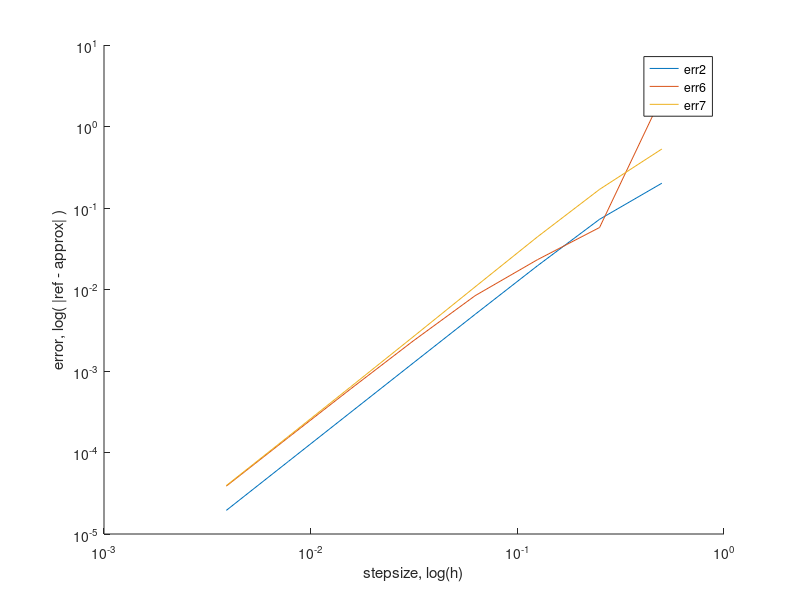

MATLAB code to generate this figure:
%% P2A U1b
clearvars, clc, close all

% Definera parametrar
x = 0.75;               % Utgångspunkt
k = 1:1:8;              % Faktor för steglängds multiplikation

% Definera funktioner
H     = @(k) 2.^(-k);                   % Steglängd 
U     = @(x) sin(exp(x));               % Funktion
Uprim = @(x) cos(exp(x)) * exp(x);      % Funktionens derivata

U2 = @(x, h) ( + 1*U(x+h)   - 1*U(x-h)              ) / (2*h); % Derivata approx (2)
U6 = @(x, h) ( - 1*U(x+2*h) + 4*U(x+h) - 3*U(x)     ) / (2*h); % Derivata approx (6)
U7 = @(x, h) ( + 3*U(x)     - 4*U(x-h) + 1*U(x-2*h) ) / (2*h); % Derivata approx (7)

% Allokera minne
err2 = zeros(1, length(k));
err6 = zeros(1, length(k));
err7 = zeros(1, length(k));

%% Genomförande
ref = Uprim(x);

for i = k
    % Hämta aktuell steglängd
    h = H(i);

    % Bestäm felet mellan referens och approx
    err2(i) = abs(ref - U2(x, h));
    err6(i) = abs(ref - U6(x, h));
    err7(i) = abs(ref - U7(x, h)); 
end

hold on
loglog(H(k), err2)
loglog(H(k), err6)
loglog(H(k), err7)
hold off
xlabel("stepsize, log(h)")
ylabel("error, log( |ref - approx| )")
legend("err2", "err6", "err7")
